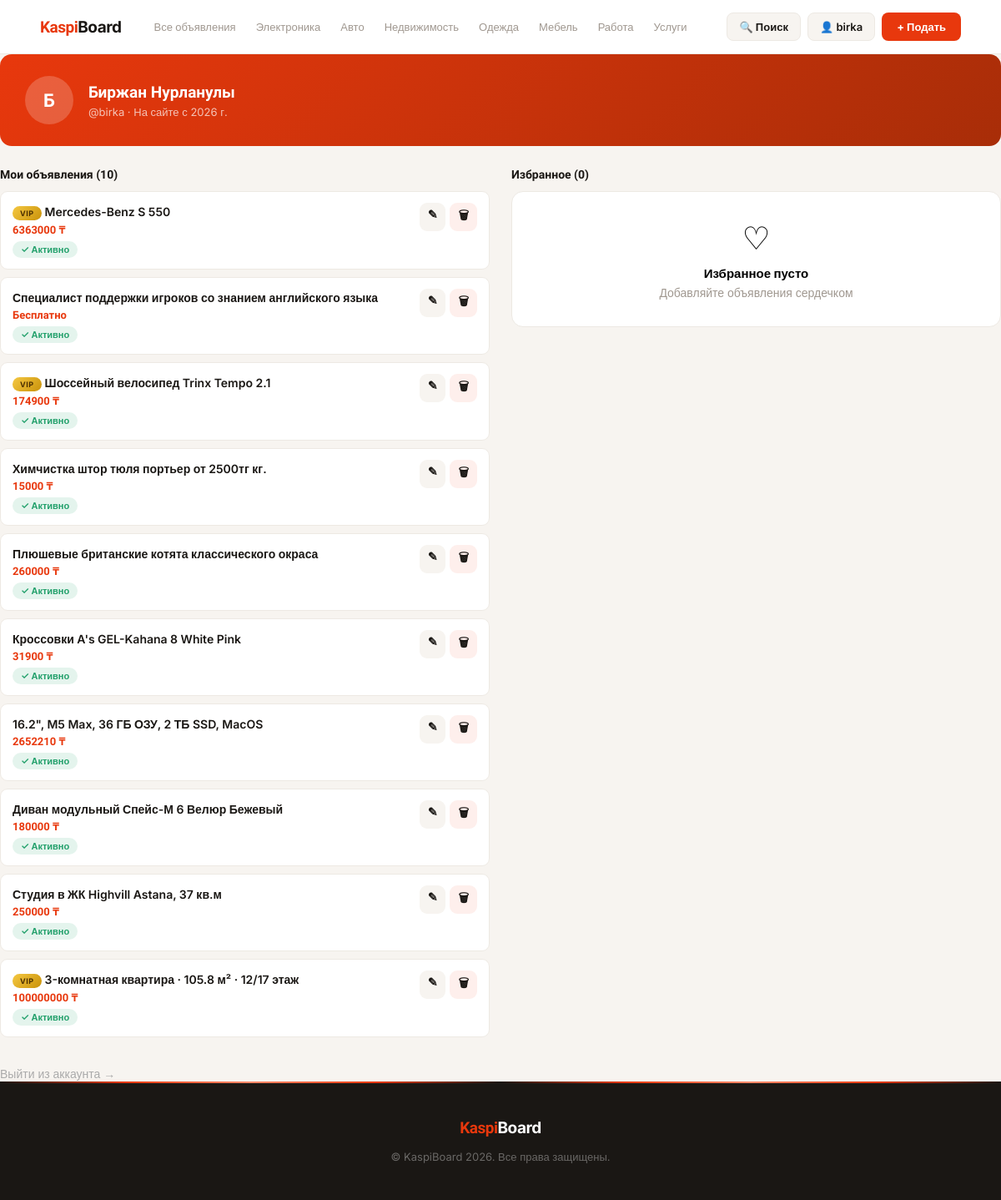
Screenshot of /profile/ (signed in) with the database file from the repository.
### core_app/models.py (models this page shows, shortened)
class Category(models.Model):
    name = models.CharField('Название категории', max_length=100)

class Ad(models.Model):
    uuid = models.UUIDField(default=uuid.uuid4, editable=False, unique=True)
    author = models.ForeignKey(User, on_delete=models.CASCADE, related_name='ads', verbose_name='Автор')
    category = models.ForeignKey(Category, on_delete=models.CASCADE, verbose_name='Категория')
    city = models.ForeignKey(City, on_delete=models.CASCADE, verbose_name='Город')
    title = models.CharField('Заголовок', max_length=200)
    description = models.TextField('Описание')
    price = models.PositiveIntegerField('Цена (тенге)', help_text='0 — бесплатно')
    image_url = models.CharField('URL фото', max_length=500, blank=True, default='')
    created_at = models.DateTimeField('Дата публикации', auto_now_add=True)
    is_moderated = models.BooleanField('Прошло модерацию', default=False)
    is_top = models.BooleanField('Топ (VIP)', default=False)

### core_app/views.py (the view)
# urls.py: path('profile/', views.profile_page, name='profile_page'),
@login_required
def profile_page(request):
    my_ads = Ad.objects.filter(author=request.user).select_related('category', 'city').order_by('-created_at')
    favorites = Favorite.objects.filter(user=request.user).select_related('ad__category', 'ad__city')
    return render(request, 'profile.html', {'my_ads': my_ads, 'favorites': favorites})

### core_app/context_processors.py (called while the page is built)
def categories_processor(request):
    return {
        'categories': Category.objects.all()
    }

### core_app/templates/profile.html (shortened to what this page needs)
{% extends 'base.html' %}
{% block content %}
<section class="profile-section">
    <div class="container">
        <div class="profile-hero">
            <div class="profile-avatar">{{ user.first_name|first|default:user.username|first|upper }}</div>
            <div>
                <div class="profile-name">{{ user.first_name|default:user.username }} {{ user.last_name }}</div>
                <div class="profile-username">@{{ user.username }} · На сайте с {{ user.date_joined|date:"Y" }} г.</div>
            </div>
        </div>
        <div class="profile-grid">
            <div>
                <div class="profile-block-title">Мои объявления ({{ my_ads.count }})</div>
                {% for ad in my_ads %}
                <div class="profile-ad-item">
                    <div style="flex:1;min-width:0;">
                        <a href="{% url 'read_ad_page' uuid=ad.uuid %}">
                            {% if ad.is_top %}<span class="vip-badge" style="position:static;animation:none;display:inline-flex;font-size:9px;margin-right:4px;">VIP</span>{% endif %}{{ ad.title|truncatechars:60 }}
                        </a>
                        <div class="profile-ad-price">{% if ad.price == 0 %}Бесплатно{% else %}{{ ad.price }} ₸{% endif %}</div>
                        {% if ad.is_moderated %}
                            <span class="status-badge status-active">✓ Активно</span>
                        {% else %}
                            <span class="status-badge status-pending">⏳ На проверке</span>
                        {% endif %}
                    </div>
                    <div class="action-btns">
                        <a href="{% url 'ad_update' uuid=ad.uuid %}" class="btn-action btn-edit">✎</a>
                        <a href="{% url 'ad_delete' uuid=ad.uuid %}" class="btn-action btn-del">🗑</a>
                    </div>
                </div>
                {% empty %}
                <div class="empty-state">
                    <div class="empty-icon">📝</div>
                    <h4>Нет объявлений</h4>
                    <p><a href="{% url 'ad_create' %}" style="color:var(--primary);font-weight:600;">Подать первое →</a></p>
                </div>
                {% endfor %}
            </div>
            <div>
                <div class="profile-block-title">Избранное ({{ favorites.count }})</div>
                {% for fav in favorites %}
                <div class="profile-ad-item">
                    <div style="flex:1;min-width:0;">
                        <a href="{% url 'read_ad_page' uuid=fav.ad.uuid %}">{{ fav.ad.title|truncatechars:60 }}</a>
                        <div class="profile-ad-price">{% if fav.ad.price == 0 %}Бесплатно{% else %}{{ fav.ad.price }} ₸{% endif %}</div>
                        <div style="font-size:12px;color:#aaa;">{{ fav.ad.city.name }}</div>
                    </div>
                    <a href="{% url 'toggle_favorite' uuid=fav.ad.uuid %}" class="btn-action btn-del">♥</a>
                </div>
                {% empty %}
                <div class="empty-state">
                    <div class="empty-icon">♡</div>
                    <h4>Избранное пусто</h4>
                    <p>Добавляйте объявления сердечком</p>
                </div>
                {% endfor %}
            </div>
        </div>
        <div style="margin-top:24px;">
            <a href="{% url 'logout_view' %}" style="color:#aaa;font-size:14px;">Выйти из аккаунта →</a>
        </div>
    </div>
</section>
{% endblock %}

### core_app/templates/base.html (shortened to what this page needs)
{% load static %}
<!DOCTYPE html>
<html lang="ru">
<head>
    <link rel="stylesheet" href="{% static 'css/style.css' %}">
</head>
<body>
<header class="header">
    <div class="header-inner">
        <a href="{% url 'home_page' %}" class="logo-text">Kaspi<span>Board</span></a>
        <nav class="header-nav">
            <a href="{% url 'all_ads_page' %}" {% if request.resolver_match.url_name == 'all_ads_page' %}class="active-cat"{% endif %}>Все объявления</a>
            {% for category in categories %}
            <a href="{% url 'ads_by_category' pk=category.pk %}" {% if request.resolver_match.url_name == 'ads_by_category' and request.resolver_match.kwargs.pk == category.pk %}class="active-cat"{% endif %}>{{ category.name }}</a>
            {% endfor %}
        </nav>
        <div class="header-actions">
            <a href="{% url 'search_page' %}" class="btn-hg">🔍 Поиск</a>
            {% if user.is_authenticated %}
                <a href="{% url 'profile_page' %}" class="btn-hg">👤 {{ user.username }}</a>
                <a href="{% url 'ad_create' %}" class="btn-hp">+ Подать</a>
            {% else %}
                <a href="{% url 'login_page' %}" class="btn-hg">Войти</a>
                <a href="{% url 'ad_create' %}" class="btn-hp">+ Подать</a>
            {% endif %}
        </div>
    </div>
</header>
<main>
    {% block content %}{% endblock %}
</main>
<footer class="footer">
    <div>
        <a href="{% url 'home_page' %}" class="logo-text">Kaspi<span>Board</span></a>
        <p>&copy; KaspiBoard 2026. Все права защищены.</p>
    </div>
</footer>
</body>
</html>

### rows the page displays
Category: name "Электроника"
Category: name "Авто"
Category: name "Недвижимость"
Category: name "Одежда"
Category: name "Мебель"
Category: name "Работа"
Category: name "Услуги"
Ad: is_top "VIP", title "Mercedes-Benz S 550", price "6363000", is_moderated "✓ Активно"
Ad: title "Специалист поддержки игроков со знанием английского языка", price "Бесплатно", is_moderated "✓ Активно"
Ad: is_top "VIP", title "Шоссейный велосипед Trinx Tempo 2.1", price "174900", is_moderated "✓ Активно"
Ad: title "Химчистка штор тюля портьер от 2500тг кг.", price "15000", is_moderated "✓ Активно"
Ad: title "Плюшевые британские котята классического окраса", price "260000", is_moderated "✓ Активно"
Ad: title "Кроссовки A's GEL-Kahana 8 White Pink", price "31900", is_moderated "✓ Активно"
Ad: title "16.2\", M5 Max, 36 ГБ ОЗУ, 2 ТБ SSD, MacOS", price "2652210", is_moderated "✓ Активно"
Ad: title "Диван модульный Спейс-М 6 Велюр Бежевый", price "180000", is_moderated "✓ Активно"
Ad: title "Студия в ЖК Highvill Astana, 37 кв.м", price "250000", is_moderated "✓ Активно"
Ad: is_top "VIP", title "3-комнатная квартира · 105.8 м² · 12/17 этаж", price "100000000", is_moderated "✓ Активно"

### other values shown
{{ user.username }} "birka"
{{ user.first_name|first|default:user.username|first|upper }} "Б"
{{ user.first_name|default:user.username }} "Биржан"
{{ user.last_name }} "Нурланулы"
{{ user.date_joined|date:"Y" }} "2026"
{{ my_ads.count }} "10"
{{ favorites.count }} "0"
